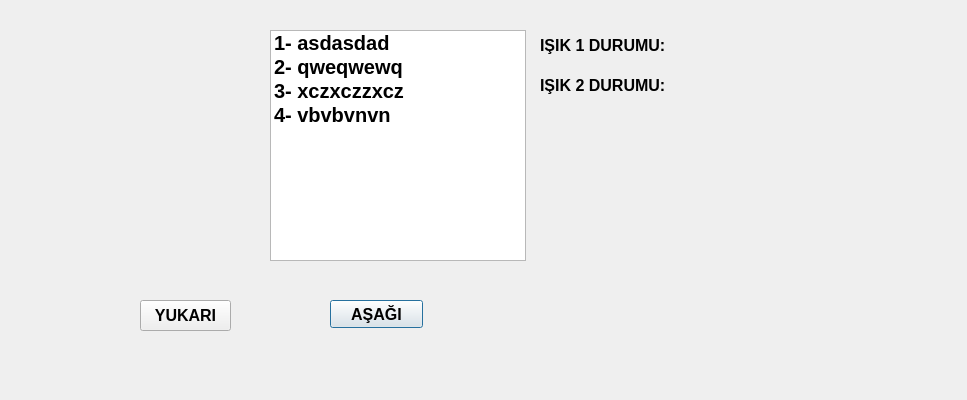
<?xml version="1.0" encoding="UTF-8"?>
<ui version="4.0">
 <class>Dialog</class>
 <widget class="QDialog" name="Dialog">
  <property name="geometry">
   <rect>
    <x>0</x>
    <y>0</y>
    <width>967</width>
    <height>400</height>
   </rect>
  </property>
  <property name="windowTitle">
   <string>Dialog</string>
  </property>
  <widget class="QPushButton" name="artirBtn">
   <property name="geometry">
    <rect>
     <x>330</x>
     <y>300</y>
     <width>93</width>
     <height>28</height>
    </rect>
   </property>
   <property name="font">
    <font>
     <pointsize>12</pointsize>
     <weight>75</weight>
     <bold>true</bold>
    </font>
   </property>
   <property name="text">
    <string>AŞAĞI</string>
   </property>
  </widget>
  <widget class="QLabel" name="label">
   <property name="geometry">
    <rect>
     <x>60</x>
     <y>120</y>
     <width>161</width>
     <height>41</height>
    </rect>
   </property>
   <property name="font">
    <font>
     <pointsize>25</pointsize>
     <weight>75</weight>
     <bold>true</bold>
    </font>
   </property>
   <property name="text">
    <string/>
   </property>
   <property name="alignment">
    <set>Qt::AlignCenter</set>
   </property>
  </widget>
  <widget class="QListWidget" name="listWidget">
   <property name="geometry">
    <rect>
     <x>270</x>
     <y>30</y>
     <width>256</width>
     <height>231</height>
    </rect>
   </property>
   <property name="font">
    <font>
     <pointsize>15</pointsize>
     <weight>75</weight>
     <bold>true</bold>
    </font>
   </property>
   <item>
    <property name="text">
     <string>1- asdasdad</string>
    </property>
   </item>
   <item>
    <property name="text">
     <string>2- qweqwewq</string>
    </property>
   </item>
   <item>
    <property name="text">
     <string>3- xczxczzxcz</string>
    </property>
   </item>
   <item>
    <property name="text">
     <string>4- vbvbvnvn</string>
    </property>
   </item>
  </widget>
  <widget class="QPushButton" name="azaltBtn">
   <property name="geometry">
    <rect>
     <x>140</x>
     <y>300</y>
     <width>91</width>
     <height>31</height>
    </rect>
   </property>
   <property name="font">
    <font>
     <pointsize>12</pointsize>
     <weight>75</weight>
     <bold>true</bold>
    </font>
   </property>
   <property name="text">
    <string>YUKARI</string>
   </property>
  </widget>
  <widget class="QLabel" name="led1statusLbl">
   <property name="geometry">
    <rect>
     <x>690</x>
     <y>30</y>
     <width>201</width>
     <height>31</height>
    </rect>
   </property>
   <property name="font">
    <font>
     <pointsize>12</pointsize>
     <weight>75</weight>
     <bold>true</bold>
    </font>
   </property>
   <property name="text">
    <string/>
   </property>
  </widget>
  <widget class="QLabel" name="label_2">
   <property name="geometry">
    <rect>
     <x>540</x>
     <y>30</y>
     <width>141</width>
     <height>31</height>
    </rect>
   </property>
   <property name="font">
    <font>
     <pointsize>12</pointsize>
     <weight>75</weight>
     <bold>true</bold>
    </font>
   </property>
   <property name="text">
    <string>IŞIK 1 DURUMU:</string>
   </property>
  </widget>
  <widget class="QLabel" name="label_3">
   <property name="geometry">
    <rect>
     <x>540</x>
     <y>70</y>
     <width>141</width>
     <height>31</height>
    </rect>
   </property>
   <property name="font">
    <font>
     <pointsize>12</pointsize>
     <weight>75</weight>
     <bold>true</bold>
    </font>
   </property>
   <property name="text">
    <string>IŞIK 2 DURUMU:</string>
   </property>
  </widget>
  <widget class="QLabel" name="led2statusLbl">
   <property name="geometry">
    <rect>
     <x>690</x>
     <y>70</y>
     <width>201</width>
     <height>31</height>
    </rect>
   </property>
   <property name="font">
    <font>
     <pointsize>12</pointsize>
     <weight>75</weight>
     <bold>true</bold>
    </font>
   </property>
   <property name="text">
    <string/>
   </property>
  </widget>
 </widget>
 <resources/>
 <connections/>
</ui>
